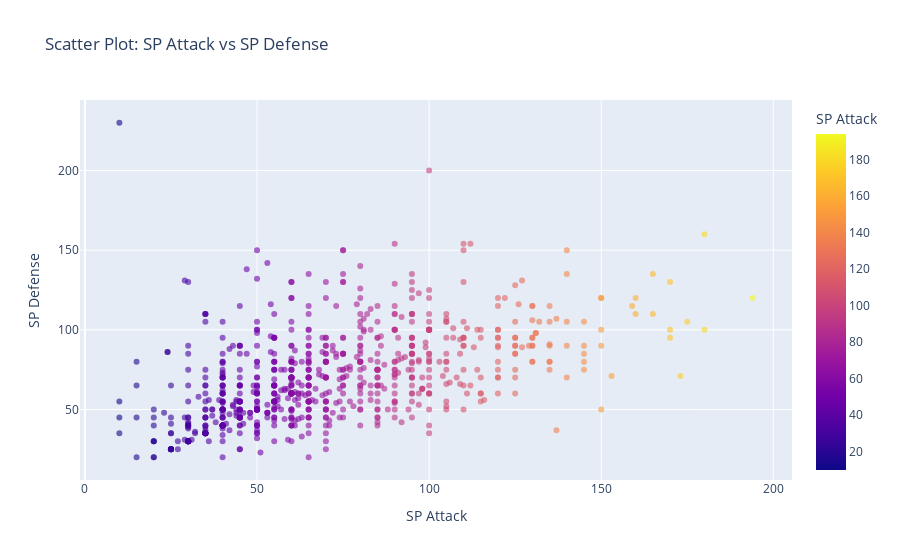

Notebook code for this chart:
### Code cell
import pandas as pd
import plotly.express as px


print(new_df[['sp_attack', 'sp_defense']].describe())


fig = px.scatter(
    new_df, 
    x='sp_attack', 
    y='sp_defense',
    title="Scatter Plot: SP Attack vs SP Defense",
    color='sp_attack',
    labels={'sp_attack': 'SP Attack', 'sp_defense': 'SP Defense'},    opacity=0.6  # similar to alpha in Seaborn
)

# Show the interactive plot
fig.show()

### Figure 1 — Plotly figure (JSON) as saved in the notebook; plotly's stock layout.template omitted (floating-point values rounded to 4 significant figures; data arrays with more than 128 entries replaced by an {"elided": "..."} marker saying what was removed)
{"data": [{"hovertemplate": "SP Attack=%{marker.color}<br>SP Defense=%{y}<extra></extra>", "legendgroup": "", "marker": {"color": {"elided": "801 int values"}, "coloraxis": "coloraxis", "opacity": 0.6, "symbol": "circle"}, "mode": "markers", "name": "", "orientation": "v", "showlegend": false, "type": "scatter", "x": {"elided": "801 int values"}, "xaxis": "x", "y": {"elided": "801 int values"}, "yaxis": "y"}], "layout": {"coloraxis": {"colorbar": {"title": {"text": "SP Attack"}}, "colorscale": [[0, "#0d0887"], [0.1111, "#46039f"], [0.2222, "#7201a8"], [0.3333, "#9c179e"], [0.4444, "#bd3786"], [0.5556, "#d8576b"], [0.6667, "#ed7953"], [0.7778, "#fb9f3a"], [0.8889, "#fdca26"], [1, "#f0f921"]]}, "legend": {"tracegroupgap": 0}, "title": {"text": "Scatter Plot: SP Attack vs SP Defense"}, "xaxis": {"anchor": "y", "domain": [0, 1], "title": {"text": "SP Attack"}}, "yaxis": {"anchor": "x", "domain": [0, 1], "title": {"text": "SP Defense"}}}}
